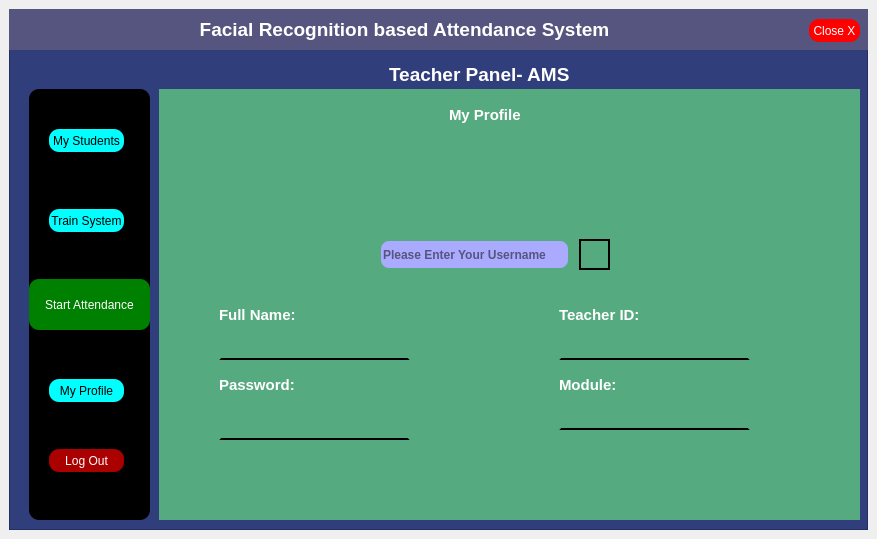
<?xml version="1.0" encoding="UTF-8"?>
<ui version="4.0">
 <class>TeacherPanel</class>
 <widget class="QMainWindow" name="TeacherPanel">
  <property name="geometry">
   <rect>
    <x>0</x>
    <y>0</y>
    <width>877</width>
    <height>539</height>
   </rect>
  </property>
  <property name="windowTitle">
   <string>MainWindow</string>
  </property>
  <widget class="QWidget" name="centralwidget">
   <layout class="QVBoxLayout" name="verticalLayout">
    <item>
     <widget class="QFrame" name="frame">
      <property name="styleSheet">
       <string notr="true">background-color: rgb(48, 62, 124);
color: white;</string>
      </property>
      <property name="frameShape">
       <enum>QFrame::StyledPanel</enum>
      </property>
      <property name="frameShadow">
       <enum>QFrame::Raised</enum>
      </property>
      <widget class="QLabel" name="label">
       <property name="geometry">
        <rect>
         <x>380</x>
         <y>50</y>
         <width>191</width>
         <height>31</height>
        </rect>
       </property>
       <property name="font">
        <font>
         <pointsize>14</pointsize>
         <weight>75</weight>
         <bold>true</bold>
        </font>
       </property>
       <property name="text">
        <string>Teacher Panel- AMS</string>
       </property>
      </widget>
      <widget class="QFrame" name="frame_2">
       <property name="geometry">
        <rect>
         <x>20</x>
         <y>80</y>
         <width>121</width>
         <height>431</height>
        </rect>
       </property>
       <property name="styleSheet">
        <string notr="true">background-color: rgb(0, 0, 0);
border-radius:10px;</string>
       </property>
       <property name="frameShape">
        <enum>QFrame::StyledPanel</enum>
       </property>
       <property name="frameShadow">
        <enum>QFrame::Raised</enum>
       </property>
       <widget class="QPushButton" name="btn_MyStd">
        <property name="geometry">
         <rect>
          <x>20</x>
          <y>40</y>
          <width>75</width>
          <height>23</height>
         </rect>
        </property>
        <property name="cursor">
         <cursorShape>PointingHandCursor</cursorShape>
        </property>
        <property name="styleSheet">
         <string notr="true">background-color: rgb(0, 255, 255);
color: rgb(0, 0, 0);</string>
        </property>
        <property name="text">
         <string>My Students</string>
        </property>
       </widget>
       <widget class="QPushButton" name="btn_ClassReport">
        <property name="geometry">
         <rect>
          <x>20</x>
          <y>290</y>
          <width>75</width>
          <height>23</height>
         </rect>
        </property>
        <property name="cursor">
         <cursorShape>PointingHandCursor</cursorShape>
        </property>
        <property name="styleSheet">
         <string notr="true">background-color: rgb(0, 255, 255);
color: rgb(0, 0, 0);</string>
        </property>
        <property name="text">
         <string>My Profile</string>
        </property>
       </widget>
       <widget class="QPushButton" name="btn_MyRoutine">
        <property name="geometry">
         <rect>
          <x>20</x>
          <y>120</y>
          <width>75</width>
          <height>23</height>
         </rect>
        </property>
        <property name="cursor">
         <cursorShape>PointingHandCursor</cursorShape>
        </property>
        <property name="styleSheet">
         <string notr="true">background-color: rgb(0, 255, 255);
color: rgb(0, 0, 0);</string>
        </property>
        <property name="text">
         <string>Train System</string>
        </property>
       </widget>
       <widget class="QPushButton" name="btn_StartAttendance">
        <property name="geometry">
         <rect>
          <x>0</x>
          <y>190</y>
          <width>121</width>
          <height>51</height>
         </rect>
        </property>
        <property name="cursor">
         <cursorShape>PointingHandCursor</cursorShape>
        </property>
        <property name="styleSheet">
         <string notr="true">background-color: green;
</string>
        </property>
        <property name="text">
         <string>Start Attendance</string>
        </property>
       </widget>
       <widget class="QPushButton" name="btn_teacherLogout">
        <property name="geometry">
         <rect>
          <x>20</x>
          <y>360</y>
          <width>75</width>
          <height>23</height>
         </rect>
        </property>
        <property name="cursor">
         <cursorShape>PointingHandCursor</cursorShape>
        </property>
        <property name="styleSheet">
         <string notr="true">background-color: rgb(170, 0, 0);</string>
        </property>
        <property name="text">
         <string>Log Out</string>
        </property>
       </widget>
      </widget>
      <widget class="QStackedWidget" name="stackedWidget">
       <property name="geometry">
        <rect>
         <x>150</x>
         <y>80</y>
         <width>701</width>
         <height>431</height>
        </rect>
       </property>
       <property name="styleSheet">
        <string notr="true">background-color: rgb(85, 170, 127);
color: rgb(0, 0, 0);</string>
       </property>
       <property name="currentIndex">
        <number>1</number>
       </property>
       <widget class="QWidget" name="page_1">
        <widget class="QLabel" name="label_2">
         <property name="geometry">
          <rect>
           <x>290</x>
           <y>20</y>
           <width>101</width>
           <height>21</height>
          </rect>
         </property>
         <property name="font">
          <font>
           <pointsize>12</pointsize>
           <weight>75</weight>
           <bold>true</bold>
          </font>
         </property>
         <property name="text">
          <string>My Students</string>
         </property>
        </widget>
        <widget class="QTableWidget" name="tableWidget">
         <property name="geometry">
          <rect>
           <x>50</x>
           <y>70</y>
           <width>571</width>
           <height>271</height>
          </rect>
         </property>
         <property name="frameShape">
          <enum>QFrame::NoFrame</enum>
         </property>
         <property name="lineWidth">
          <number>5</number>
         </property>
         <property name="midLineWidth">
          <number>5</number>
         </property>
         <column>
          <property name="text">
           <string>RegNo</string>
          </property>
         </column>
         <column>
          <property name="text">
           <string>Full Name</string>
          </property>
         </column>
         <column>
          <property name="text">
           <string>Level</string>
          </property>
         </column>
         <column>
          <property name="text">
           <string>Semester</string>
          </property>
         </column>
         <column>
          <property name="text">
           <string>Batch</string>
          </property>
         </column>
        </widget>
        <widget class="QPushButton" name="btn_viewStudent">
         <property name="geometry">
          <rect>
           <x>280</x>
           <y>352</y>
           <width>111</width>
           <height>31</height>
          </rect>
         </property>
         <property name="font">
          <font>
           <pointsize>11</pointsize>
           <weight>50</weight>
           <bold>false</bold>
          </font>
         </property>
         <property name="cursor">
          <cursorShape>PointingHandCursor</cursorShape>
         </property>
         <property name="styleSheet">
          <string notr="true">border-radius:10px;
background-color: rgb(170, 170, 255);
color: rgb(255, 255, 255);</string>
         </property>
         <property name="text">
          <string>View Students</string>
         </property>
        </widget>
       </widget>
       <widget class="QWidget" name="page_2">
        <widget class="QLabel" name="label_3">
         <property name="geometry">
          <rect>
           <x>290</x>
           <y>10</y>
           <width>81</width>
           <height>31</height>
          </rect>
         </property>
         <property name="font">
          <font>
           <pointsize>11</pointsize>
           <weight>75</weight>
           <bold>true</bold>
          </font>
         </property>
         <property name="styleSheet">
          <string notr="true">color: rgb(255, 255, 255);</string>
         </property>
         <property name="text">
          <string>My Profile</string>
         </property>
        </widget>
        <widget class="QLabel" name="label_8">
         <property name="geometry">
          <rect>
           <x>60</x>
           <y>210</y>
           <width>81</width>
           <height>31</height>
          </rect>
         </property>
         <property name="font">
          <font>
           <pointsize>11</pointsize>
           <weight>75</weight>
           <bold>true</bold>
          </font>
         </property>
         <property name="styleSheet">
          <string notr="true">color: rgb(255, 255, 255);</string>
         </property>
         <property name="text">
          <string>Full Name:</string>
         </property>
        </widget>
        <widget class="QLabel" name="label_9">
         <property name="geometry">
          <rect>
           <x>400</x>
           <y>280</y>
           <width>61</width>
           <height>31</height>
          </rect>
         </property>
         <property name="font">
          <font>
           <pointsize>11</pointsize>
           <weight>75</weight>
           <bold>true</bold>
          </font>
         </property>
         <property name="styleSheet">
          <string notr="true">color: rgb(255, 255, 255);</string>
         </property>
         <property name="text">
          <string>Module:</string>
         </property>
        </widget>
        <widget class="QLabel" name="label_10">
         <property name="geometry">
          <rect>
           <x>400</x>
           <y>210</y>
           <width>91</width>
           <height>31</height>
          </rect>
         </property>
         <property name="font">
          <font>
           <pointsize>11</pointsize>
           <weight>75</weight>
           <bold>true</bold>
          </font>
         </property>
         <property name="styleSheet">
          <string notr="true">color: rgb(255, 255, 255);</string>
         </property>
         <property name="text">
          <string>Teacher ID:</string>
         </property>
        </widget>
        <widget class="QLabel" name="label_11">
         <property name="geometry">
          <rect>
           <x>60</x>
           <y>280</y>
           <width>81</width>
           <height>31</height>
          </rect>
         </property>
         <property name="font">
          <font>
           <pointsize>11</pointsize>
           <weight>75</weight>
           <bold>true</bold>
          </font>
         </property>
         <property name="styleSheet">
          <string notr="true">color: rgb(255, 255, 255);</string>
         </property>
         <property name="text">
          <string>Password:</string>
         </property>
        </widget>
        <widget class="QLineEdit" name="txt_gname">
         <property name="geometry">
          <rect>
           <x>60</x>
           <y>240</y>
           <width>191</width>
           <height>31</height>
          </rect>
         </property>
         <property name="styleSheet">
          <string notr="true">border:2px solid rgb(85, 170, 127);
border-bottom-color:black;</string>
         </property>
        </widget>
        <widget class="QLineEdit" name="txt_gmodule">
         <property name="geometry">
          <rect>
           <x>400</x>
           <y>310</y>
           <width>191</width>
           <height>31</height>
          </rect>
         </property>
         <property name="styleSheet">
          <string notr="true">border:2px solid rgb(85, 170, 127);
border-bottom-color:black;</string>
         </property>
        </widget>
        <widget class="QLineEdit" name="txt_gid">
         <property name="geometry">
          <rect>
           <x>400</x>
           <y>240</y>
           <width>191</width>
           <height>31</height>
          </rect>
         </property>
         <property name="styleSheet">
          <string notr="true">border:2px solid rgb(85, 170, 127);
border-bottom-color:black;</string>
         </property>
        </widget>
        <widget class="QLineEdit" name="txt_gpas">
         <property name="geometry">
          <rect>
           <x>60</x>
           <y>320</y>
           <width>191</width>
           <height>31</height>
          </rect>
         </property>
         <property name="styleSheet">
          <string notr="true">border:2px solid rgb(85, 170, 127);
border-bottom-color:black;</string>
         </property>
        </widget>
        <widget class="QLabel" name="label_13">
         <property name="geometry">
          <rect>
           <x>280</x>
           <y>60</y>
           <width>101</width>
           <height>81</height>
          </rect>
         </property>
         <property name="styleSheet">
          <string notr="true">background-image: url(:/newSrc/user.png);</string>
         </property>
         <property name="text">
          <string/>
         </property>
         <property name="pixmap">
          <pixmap resource="../asset/source.qrc">:/newSrc/user.png</pixmap>
         </property>
         <property name="scaledContents">
          <bool>true</bool>
         </property>
        </widget>
        <widget class="QLineEdit" name="txt_searchusername">
         <property name="geometry">
          <rect>
           <x>220</x>
           <y>150</y>
           <width>191</width>
           <height>31</height>
          </rect>
         </property>
         <property name="font">
          <font>
           <weight>75</weight>
           <bold>true</bold>
          </font>
         </property>
         <property name="autoFillBackground">
          <bool>false</bool>
         </property>
         <property name="styleSheet">
          <string notr="true">border:2px solid rgb(85, 170, 127);
color: rgb(0, 0, 0);
background-color: rgb(170, 170, 255);
border-radius: 10px;
text-align:center;</string>
         </property>
         <property name="placeholderText">
          <string>Please Enter Your Username</string>
         </property>
        </widget>
        <widget class="QPushButton" name="btn_searchID">
         <property name="geometry">
          <rect>
           <x>420</x>
           <y>150</y>
           <width>31</width>
           <height>31</height>
          </rect>
         </property>
         <property name="font">
          <font>
           <pointsize>11</pointsize>
          </font>
         </property>
         <property name="cursor">
          <cursorShape>PointingHandCursor</cursorShape>
         </property>
         <property name="autoFillBackground">
          <bool>false</bool>
         </property>
         <property name="styleSheet">
          <string notr="true">border:2px solid black;
border-image : url(:/newSrc/loupe.png);</string>
         </property>
         <property name="text">
          <string/>
         </property>
         <property name="autoDefault">
          <bool>false</bool>
         </property>
         <property name="default">
          <bool>false</bool>
         </property>
         <property name="flat">
          <bool>false</bool>
         </property>
        </widget>
       </widget>
       <widget class="QWidget" name="page_3">
        <widget class="QLabel" name="label_4">
         <property name="geometry">
          <rect>
           <x>270</x>
           <y>20</y>
           <width>131</width>
           <height>41</height>
          </rect>
         </property>
         <property name="font">
          <font>
           <pointsize>14</pointsize>
           <weight>75</weight>
           <bold>true</bold>
          </font>
         </property>
         <property name="text">
          <string>Train System</string>
         </property>
        </widget>
        <widget class="QProgressBar" name="progressBar">
         <property name="geometry">
          <rect>
           <x>140</x>
           <y>190</y>
           <width>421</width>
           <height>23</height>
          </rect>
         </property>
         <property name="value">
          <number>24</number>
         </property>
        </widget>
        <widget class="QPushButton" name="btn_trainImage">
         <property name="geometry">
          <rect>
           <x>300</x>
           <y>270</y>
           <width>101</width>
           <height>31</height>
          </rect>
         </property>
         <property name="font">
          <font>
           <pointsize>11</pointsize>
          </font>
         </property>
         <property name="cursor">
          <cursorShape>PointingHandCursor</cursorShape>
         </property>
         <property name="styleSheet">
          <string notr="true">background-color: rgb(0, 170, 0);
color: rgb(255, 255, 255);
border-radius:10px;</string>
         </property>
         <property name="text">
          <string>Start Training</string>
         </property>
        </widget>
       </widget>
       <widget class="QWidget" name="page_4">
        <widget class="QLabel" name="label_5">
         <property name="geometry">
          <rect>
           <x>280</x>
           <y>10</y>
           <width>161</width>
           <height>20</height>
          </rect>
         </property>
         <property name="font">
          <font>
           <pointsize>14</pointsize>
           <weight>75</weight>
           <bold>true</bold>
          </font>
         </property>
         <property name="text">
          <string>Live Attendance</string>
         </property>
        </widget>
        <widget class="QPushButton" name="btn_startAttendance">
         <property name="geometry">
          <rect>
           <x>300</x>
           <y>370</y>
           <width>131</width>
           <height>31</height>
          </rect>
         </property>
         <property name="font">
          <font>
           <pointsize>11</pointsize>
          </font>
         </property>
         <property name="cursor">
          <cursorShape>PointingHandCursor</cursorShape>
         </property>
         <property name="styleSheet">
          <string notr="true">background-color: rgb(170, 85, 255);
color: rgb(0, 0, 0);
border-radius:10px;</string>
         </property>
         <property name="text">
          <string>Start Attendance</string>
         </property>
        </widget>
        <widget class="QLabel" name="label_12">
         <property name="geometry">
          <rect>
           <x>60</x>
           <y>50</y>
           <width>581</width>
           <height>301</height>
          </rect>
         </property>
         <property name="styleSheet">
          <string notr="true">background-image: url(:/newSrc/face.jpg);</string>
         </property>
         <property name="text">
          <string/>
         </property>
         <property name="pixmap">
          <pixmap resource="../asset/source.qrc">:/newSrc/face.jpg</pixmap>
         </property>
         <property name="scaledContents">
          <bool>true</bool>
         </property>
        </widget>
       </widget>
      </widget>
      <widget class="QPushButton" name="btn_close">
       <property name="geometry">
        <rect>
         <x>800</x>
         <y>10</y>
         <width>51</width>
         <height>23</height>
        </rect>
       </property>
       <property name="cursor">
        <cursorShape>PointingHandCursor</cursorShape>
       </property>
       <property name="styleSheet">
        <string notr="true">color: rgb(255, 255, 255);
background-color: rgb(255, 0, 0);
border-radius:10px;</string>
       </property>
       <property name="text">
        <string>Close X</string>
       </property>
      </widget>
      <widget class="QWidget" name="widget" native="true">
       <property name="geometry">
        <rect>
         <x>0</x>
         <y>0</y>
         <width>891</width>
         <height>41</height>
        </rect>
       </property>
       <property name="styleSheet">
        <string notr="true">background-color: rgb(85, 85, 127);</string>
       </property>
       <widget class="QLabel" name="label_6">
        <property name="geometry">
         <rect>
          <x>40</x>
          <y>0</y>
          <width>711</width>
          <height>41</height>
         </rect>
        </property>
        <property name="font">
         <font>
          <pointsize>14</pointsize>
          <weight>75</weight>
          <bold>true</bold>
         </font>
        </property>
        <property name="text">
         <string>Facial Recognition based Attendance System</string>
        </property>
        <property name="alignment">
         <set>Qt::AlignCenter</set>
        </property>
       </widget>
      </widget>
      <zorder>widget</zorder>
      <zorder>label</zorder>
      <zorder>frame_2</zorder>
      <zorder>stackedWidget</zorder>
      <zorder>btn_close</zorder>
     </widget>
    </item>
   </layout>
  </widget>
 </widget>
 <resources>
  <include location="../asset/source.qrc"/>
 </resources>
 <connections/>
</ui>
